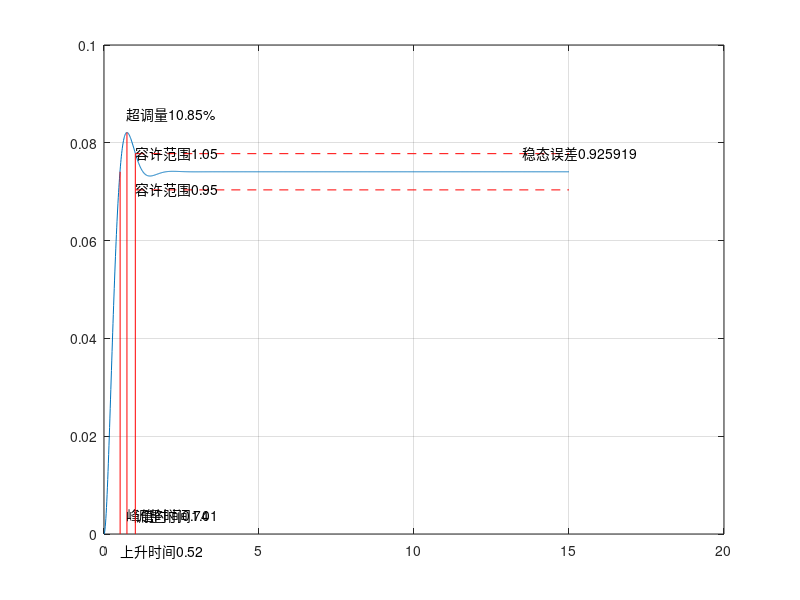

MATLAB code for this plot:
function main_GetPerformanceOfStepResponse
clc
clear 
close all

global gTolerance
gTolerance=0.05;

%% test
clf;
n=[2];
m=[1 6 27];
g=tf(n,m);
t = 0:0.01:15;
y = step(g,t);

ys=y(length(t)) ;%求最终响应值
[OverShoot, RiseTime, PeakTime, AdjustTime, SteadyStateError] = GetPerformanceOfStepResponse(t, y, ys);

figure
plot(t,y)
grid on

line([PeakTime, PeakTime], [0, (1 + OverShoot/100)*ys], 'color', 'r')
text(PeakTime,ys*0.05, sprintf('峰值时间%.2f',PeakTime))
text(PeakTime, (1 + OverShoot/100 + 0.05)*ys, sprintf('超调量%.2f%%',OverShoot))

line([RiseTime, RiseTime], [0, ys], 'color', 'r')
text(RiseTime, -ys*0.05, sprintf('上升时间%.2f',RiseTime))

line([AdjustTime, AdjustTime], [0,ys*(1 + gTolerance)], 'color', 'r')
text(AdjustTime, ys*0.05, sprintf('调整时间%.2f',AdjustTime))

line([AdjustTime t(end)], ys*[(1 - gTolerance), (1 - gTolerance)], 'color', 'r', 'linestyle', '--')
text(AdjustTime, ys*(1 - gTolerance), sprintf('容许范围%.2f', 1 - gTolerance))
line([AdjustTime t(end)], ys*[(1 + gTolerance), (1 + gTolerance)], 'color', 'r', 'linestyle', '--')
text(AdjustTime, ys*(1 + gTolerance), sprintf('容许范围%.2f', 1 + gTolerance))
text(t(end)*0.9, ys*1.05, sprintf('稳态误差%f', SteadyStateError))

end

function [OverShoot, RiseTime, PeakTime, AdjustTime, SteadyStateError] = GetPerformanceOfStepResponse(t, y, ys)
% 超调量Mp:最大超调量规定为在暂态期间输出超过对应于输入的终值的最大偏离量
% 上升时间tr:在暂态过程中，输出第一次达到对应于输入的终值的时间（从t=0开始计时）
% 峰值时间tp:对应于最大超调量发生的时间（从t=0开始计时）
% 调整时间ts:输出与其对应于输入的终值之间的偏差达到容许范围（一般取5%或2%）所经历的暂态过程时间（从t=0开始计时）
% 稳态误差err:给定输入与稳态输出的差值

global gTolerance

% 超调量和峰值时间
[OSValue, OSIndex] = max(y);
ys=y(length(t)) ;
OverShoot = (OSValue - ys)/ys*100;
PeakTime = t(OSIndex);

% 上升时间
index = find(y >= ys, 1, 'first');
RiseTime = t(index);

% 调整时间和稳态误差
index1 = find(y <= ys*(1 - gTolerance), 1, 'last'); % 容许范围由全局变量指定
index2 = find(y >= ys*(1 + gTolerance), 1, 'last');

if isempty(index2) % 如果没有超调量，此值为空
    index0 = index1;
else
    index0 = max(index1, index2);
end

AdjustTime = t(index0);

SteadyStateError =1-mean(y(index0:end)) ; % 这里的稳态误差计算为调整时间后的数据平均值与给定输入的差，概念上是最后时刻的值与给定输入的差

end
